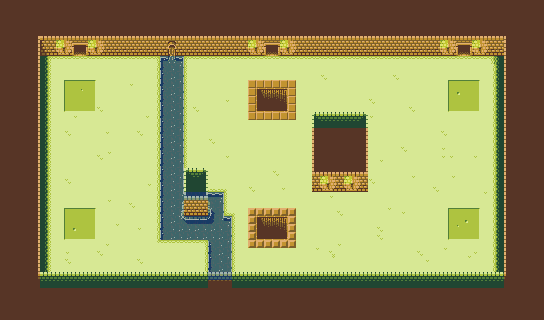

This is a level from a 2D game, rendered from its Tiled map with the project's own tilesets. A one-line summary and the map file follow, with tile-layer data summarised:
An orthogonal 68x40 tile map with 8x8 px tiles, 4 tile layers (Floor, Floor Overlay, Foreground, Collision).

<map version="1.2" tiledversion="1.2.0" orientation="orthogonal" renderorder="right-down" width="68" height="40" tilewidth="8" tileheight="8" infinite="0" nextlayerid="17" nextobjectid="1">
 <tileset firstgid="1" source="tileset_temple.tsx" />
 <layer id="11" name="Floor" width="68" height="40">
  <data>[2720 cells, 1568 non-empty, 5 distinct tile ids]</data>
 </layer>
 <layer id="12" name="Floor Overlay" width="68" height="40">
  <data>[2720 cells, 600 non-empty, 86 distinct tile ids]</data>
 </layer>
 <layer id="15" name="Foreground" width="68" height="40">
  <data>[2720 cells, 1106 non-empty, 28 distinct tile ids]</data>
 </layer>
 <layer id="13" name="Collision" width="68" height="40" opacity="0.25">
  <data>[2720 cells, 1274 non-empty, 3 distinct tile ids]</data>
 </layer>
</map>
